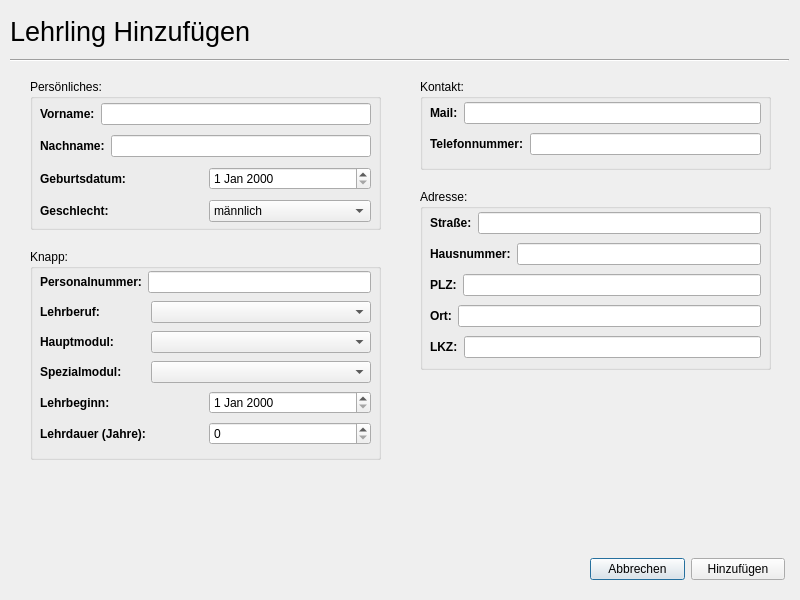
<?xml version="1.0" encoding="UTF-8"?>
<ui version="4.0">
 <class>ApprenticeAdd</class>
 <widget class="QDialog" name="ApprenticeAdd">
  <property name="geometry">
   <rect>
    <x>0</x>
    <y>0</y>
    <width>800</width>
    <height>600</height>
   </rect>
  </property>
  <property name="minimumSize">
   <size>
    <width>210</width>
    <height>0</height>
   </size>
  </property>
  <property name="windowTitle">
   <string>Lehrling hinzufügen</string>
  </property>
  <widget class="QGroupBox" name="groupBox_4">
   <property name="geometry">
    <rect>
     <x>30</x>
     <y>79</y>
     <width>351</width>
     <height>151</height>
    </rect>
   </property>
   <property name="title">
    <string>Persönliches:</string>
   </property>
   <widget class="QWidget" name="horizontalLayoutWidget_13">
    <property name="geometry">
     <rect>
      <x>10</x>
      <y>20</y>
      <width>331</width>
      <height>129</height>
     </rect>
    </property>
    <layout class="QHBoxLayout" name="horizontalLayout_25">
     <item>
      <layout class="QVBoxLayout" name="verticalLayout_7">
       <item>
        <layout class="QHBoxLayout" name="horizontalLayout_29">
         <item>
          <widget class="QLabel" name="label_30">
           <property name="font">
            <font>
             <weight>75</weight>
             <bold>true</bold>
            </font>
           </property>
           <property name="text">
            <string>Vorname:</string>
           </property>
          </widget>
         </item>
         <item>
          <widget class="QLineEdit" name="lineEdit_vorname"/>
         </item>
        </layout>
       </item>
       <item>
        <layout class="QHBoxLayout" name="horizontalLayout_21">
         <item>
          <widget class="QLabel" name="label_28">
           <property name="font">
            <font>
             <weight>75</weight>
             <bold>true</bold>
            </font>
           </property>
           <property name="text">
            <string>Nachname:</string>
           </property>
          </widget>
         </item>
         <item>
          <widget class="QLineEdit" name="lineEdit_nachname"/>
         </item>
        </layout>
       </item>
       <item>
        <layout class="QHBoxLayout" name="horizontalLayout_26">
         <item>
          <widget class="QLabel" name="label_34">
           <property name="font">
            <font>
             <weight>75</weight>
             <bold>true</bold>
            </font>
           </property>
           <property name="text">
            <string>Geburtsdatum:</string>
           </property>
          </widget>
         </item>
         <item>
          <widget class="QDateEdit" name="dateEdit_geburtsdatum"/>
         </item>
        </layout>
       </item>
       <item>
        <layout class="QHBoxLayout" name="horizontalLayout_27">
         <item>
          <widget class="QLabel" name="label_36">
           <property name="font">
            <font>
             <weight>75</weight>
             <bold>true</bold>
            </font>
           </property>
           <property name="text">
            <string>Geschlecht:</string>
           </property>
          </widget>
         </item>
         <item>
          <widget class="QComboBox" name="comboBox_geschlecht">
           <item>
            <property name="text">
             <string>männlich</string>
            </property>
           </item>
           <item>
            <property name="text">
             <string>weiblich</string>
            </property>
           </item>
          </widget>
         </item>
        </layout>
       </item>
      </layout>
     </item>
    </layout>
   </widget>
  </widget>
  <widget class="QGroupBox" name="groupBox_3">
   <property name="geometry">
    <rect>
     <x>420</x>
     <y>79</y>
     <width>351</width>
     <height>91</height>
    </rect>
   </property>
   <property name="title">
    <string>Kontakt:</string>
   </property>
   <widget class="QWidget" name="horizontalLayoutWidget_10">
    <property name="geometry">
     <rect>
      <x>10</x>
      <y>20</y>
      <width>331</width>
      <height>59</height>
     </rect>
    </property>
    <layout class="QHBoxLayout" name="horizontalLayout_16">
     <item>
      <layout class="QVBoxLayout" name="verticalLayout_4">
       <item>
        <layout class="QHBoxLayout" name="horizontalLayout_17">
         <item>
          <widget class="QLabel" name="label_25">
           <property name="font">
            <font>
             <weight>75</weight>
             <bold>true</bold>
            </font>
           </property>
           <property name="text">
            <string>Mail:</string>
           </property>
          </widget>
         </item>
         <item>
          <widget class="QLineEdit" name="lineEdit_mail"/>
         </item>
        </layout>
       </item>
       <item>
        <layout class="QHBoxLayout" name="horizontalLayout_18">
         <item>
          <widget class="QLabel" name="label_27">
           <property name="font">
            <font>
             <weight>75</weight>
             <bold>true</bold>
            </font>
           </property>
           <property name="text">
            <string>Telefonnummer:</string>
           </property>
          </widget>
         </item>
         <item>
          <widget class="QLineEdit" name="lineEdit_telefonnummer"/>
         </item>
        </layout>
       </item>
      </layout>
     </item>
    </layout>
   </widget>
  </widget>
  <widget class="Line" name="line">
   <property name="geometry">
    <rect>
     <x>10</x>
     <y>59</y>
     <width>779</width>
     <height>3</height>
    </rect>
   </property>
   <property name="orientation">
    <enum>Qt::Horizontal</enum>
   </property>
  </widget>
  <widget class="QWidget" name="horizontalLayoutWidget_3">
   <property name="geometry">
    <rect>
     <x>590</x>
     <y>549</y>
     <width>195</width>
     <height>41</height>
    </rect>
   </property>
   <layout class="QHBoxLayout" name="horizontalLayout">
    <item>
     <widget class="QPushButton" name="pushButton_abbrechen">
      <property name="text">
       <string>Abbrechen</string>
      </property>
     </widget>
    </item>
    <item>
     <widget class="QPushButton" name="pushButton_hinzufuegen">
      <property name="layoutDirection">
       <enum>Qt::RightToLeft</enum>
      </property>
      <property name="text">
       <string>Hinzufügen</string>
      </property>
      <property name="icon">
       <iconset>
        <normaloff>../../../Pic/adduser_añadir_3553.png</normaloff>../../../Pic/adduser_añadir_3553.png</iconset>
      </property>
     </widget>
    </item>
   </layout>
  </widget>
  <widget class="QGroupBox" name="groupBox">
   <property name="geometry">
    <rect>
     <x>30</x>
     <y>249</y>
     <width>351</width>
     <height>211</height>
    </rect>
   </property>
   <property name="title">
    <string>Knapp:</string>
   </property>
   <widget class="QWidget" name="horizontalLayoutWidget_2">
    <property name="geometry">
     <rect>
      <x>10</x>
      <y>20</y>
      <width>331</width>
      <height>183</height>
     </rect>
    </property>
    <layout class="QHBoxLayout" name="horizontalLayout_4">
     <item>
      <layout class="QVBoxLayout" name="verticalLayout_2">
       <item>
        <layout class="QHBoxLayout" name="horizontalLayout_5">
         <item>
          <widget class="QLabel" name="label_4">
           <property name="font">
            <font>
             <weight>75</weight>
             <bold>true</bold>
            </font>
           </property>
           <property name="text">
            <string>Personalnummer:</string>
           </property>
          </widget>
         </item>
         <item>
          <widget class="QLineEdit" name="lineEdit_personalnummer"/>
         </item>
        </layout>
       </item>
       <item>
        <layout class="QHBoxLayout" name="horizontalLayout_6">
         <item>
          <widget class="QLabel" name="label_5">
           <property name="font">
            <font>
             <weight>75</weight>
             <bold>true</bold>
            </font>
           </property>
           <property name="text">
            <string>Lehrberuf:</string>
           </property>
          </widget>
         </item>
         <item>
          <widget class="QComboBox" name="comboBox_lehrberuf">
           <property name="minimumSize">
            <size>
             <width>220</width>
             <height>0</height>
            </size>
           </property>
          </widget>
         </item>
        </layout>
       </item>
       <item>
        <layout class="QHBoxLayout" name="horizontalLayout_7">
         <item>
          <widget class="QLabel" name="label_7">
           <property name="font">
            <font>
             <weight>75</weight>
             <bold>true</bold>
            </font>
           </property>
           <property name="text">
            <string>Hauptmodul:</string>
           </property>
          </widget>
         </item>
         <item>
          <widget class="QComboBox" name="comboBox_hauptmodul">
           <property name="minimumSize">
            <size>
             <width>220</width>
             <height>0</height>
            </size>
           </property>
          </widget>
         </item>
        </layout>
       </item>
       <item>
        <layout class="QHBoxLayout" name="horizontalLayout_8">
         <item>
          <widget class="QLabel" name="label_9">
           <property name="font">
            <font>
             <weight>75</weight>
             <bold>true</bold>
            </font>
           </property>
           <property name="text">
            <string>Spezialmodul:</string>
           </property>
          </widget>
         </item>
         <item>
          <widget class="QComboBox" name="comboBox_spezialmodul">
           <property name="minimumSize">
            <size>
             <width>220</width>
             <height>0</height>
            </size>
           </property>
          </widget>
         </item>
        </layout>
       </item>
       <item>
        <layout class="QHBoxLayout" name="horizontalLayout_9">
         <item>
          <widget class="QLabel" name="label_11">
           <property name="font">
            <font>
             <weight>75</weight>
             <bold>true</bold>
            </font>
           </property>
           <property name="text">
            <string>Lehrbeginn:</string>
           </property>
          </widget>
         </item>
         <item>
          <widget class="QDateEdit" name="dateEdit_lehrbeginn"/>
         </item>
        </layout>
       </item>
       <item>
        <layout class="QHBoxLayout" name="horizontalLayout_10">
         <item>
          <widget class="QLabel" name="label_13">
           <property name="font">
            <font>
             <weight>75</weight>
             <bold>true</bold>
            </font>
           </property>
           <property name="text">
            <string>Lehrdauer (Jahre):</string>
           </property>
          </widget>
         </item>
         <item>
          <widget class="QSpinBox" name="spinBox_lehrdauer"/>
         </item>
        </layout>
       </item>
      </layout>
     </item>
    </layout>
   </widget>
  </widget>
  <widget class="QGroupBox" name="groupBox_2">
   <property name="geometry">
    <rect>
     <x>420</x>
     <y>189</y>
     <width>351</width>
     <height>181</height>
    </rect>
   </property>
   <property name="title">
    <string>Adresse:</string>
   </property>
   <widget class="QWidget" name="horizontalLayoutWidget_9">
    <property name="geometry">
     <rect>
      <x>10</x>
      <y>20</y>
      <width>331</width>
      <height>152</height>
     </rect>
    </property>
    <layout class="QHBoxLayout" name="horizontalLayout_11">
     <item>
      <layout class="QVBoxLayout" name="verticalLayout_3">
       <item>
        <layout class="QHBoxLayout" name="horizontalLayout_12">
         <item>
          <widget class="QLabel" name="label_15">
           <property name="font">
            <font>
             <weight>75</weight>
             <bold>true</bold>
            </font>
           </property>
           <property name="text">
            <string>Straße:</string>
           </property>
          </widget>
         </item>
         <item>
          <widget class="QLineEdit" name="lineEdit_strasse"/>
         </item>
        </layout>
       </item>
       <item>
        <layout class="QHBoxLayout" name="horizontalLayout_13">
         <item>
          <widget class="QLabel" name="label_17">
           <property name="font">
            <font>
             <weight>75</weight>
             <bold>true</bold>
            </font>
           </property>
           <property name="text">
            <string>Hausnummer:</string>
           </property>
          </widget>
         </item>
         <item>
          <widget class="QLineEdit" name="lineEdit_hausnummer"/>
         </item>
        </layout>
       </item>
       <item>
        <layout class="QHBoxLayout" name="horizontalLayout_14">
         <item>
          <widget class="QLabel" name="label_19">
           <property name="font">
            <font>
             <weight>75</weight>
             <bold>true</bold>
            </font>
           </property>
           <property name="text">
            <string>PLZ:</string>
           </property>
          </widget>
         </item>
         <item>
          <widget class="QLineEdit" name="lineEdit_plz"/>
         </item>
        </layout>
       </item>
       <item>
        <layout class="QHBoxLayout" name="horizontalLayout_15">
         <item>
          <widget class="QLabel" name="label_21">
           <property name="font">
            <font>
             <weight>75</weight>
             <bold>true</bold>
            </font>
           </property>
           <property name="text">
            <string>Ort:</string>
           </property>
          </widget>
         </item>
         <item>
          <widget class="QLineEdit" name="lineEdit_ort"/>
         </item>
        </layout>
       </item>
       <item>
        <layout class="QHBoxLayout" name="horizontalLayout_19">
         <item>
          <widget class="QLabel" name="label_23">
           <property name="font">
            <font>
             <weight>75</weight>
             <bold>true</bold>
            </font>
           </property>
           <property name="text">
            <string>LKZ:</string>
           </property>
          </widget>
         </item>
         <item>
          <widget class="QLineEdit" name="lineEdit_lkz"/>
         </item>
        </layout>
       </item>
      </layout>
     </item>
    </layout>
   </widget>
  </widget>
  <widget class="QWidget" name="horizontalLayoutWidget">
   <property name="geometry">
    <rect>
     <x>10</x>
     <y>10</y>
     <width>779</width>
     <height>42</height>
    </rect>
   </property>
   <layout class="QHBoxLayout" name="horizontalLayout_3">
    <item>
     <widget class="QLabel" name="label">
      <property name="font">
       <font>
        <pointsize>20</pointsize>
       </font>
      </property>
      <property name="text">
       <string>Lehrling Hinzufügen</string>
      </property>
     </widget>
    </item>
   </layout>
  </widget>
 </widget>
 <resources/>
 <connections/>
</ui>
